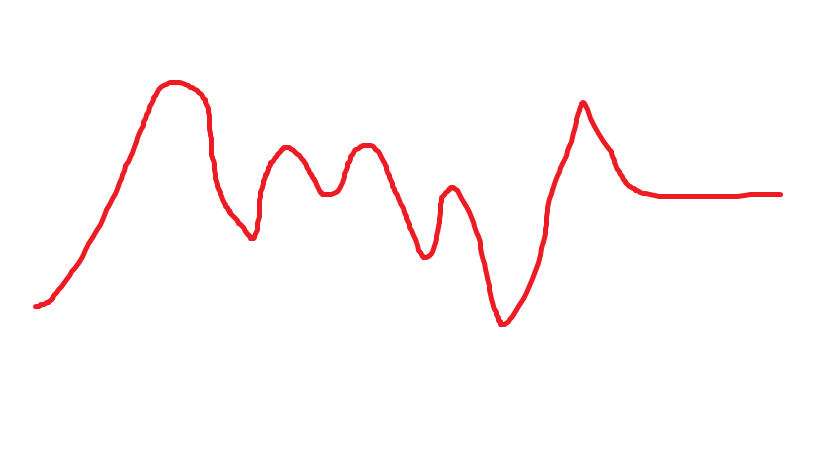
#> input picture PyhtonDataScienceHandbook/data/scipy_test.png, 819 x 460 px, found by its file name
$ python interpolate.py
#> lines starting #> are read from the running program, lines starting #| are printed output that depends on the picture
from scipy import interpolate
from PIL import Image
import numpy as np
import matplotlib.pyplot as plt


path = r'E:\Python\Ghosque\data\scipy_test.png'
im = np.array(Image.open(path).convert('L'), 'f')
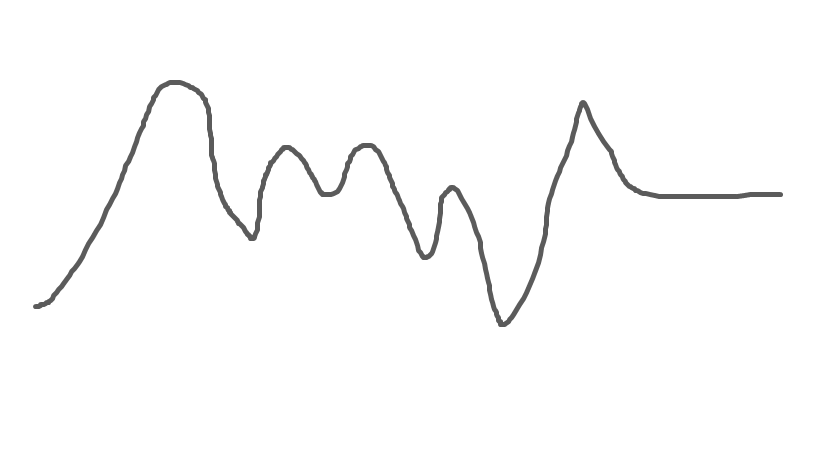
#> im: shape (460, 819) float32; min 91, max 255, mean 251.6
print(im)
#> (printed output is left out)
print(im.shape)
#| (460, 819)
plt.imshow(im)
plt.show()
x = np.linspace(0, 1, im.shape[1])
#> x = 819 values from 0 to 1
z = interpolate.interp1d(x, im)
print(z)
#> (printed output is left out)
print(type(z))
#| <class 'scipy.interpolate._interpolate.interp1d'>
